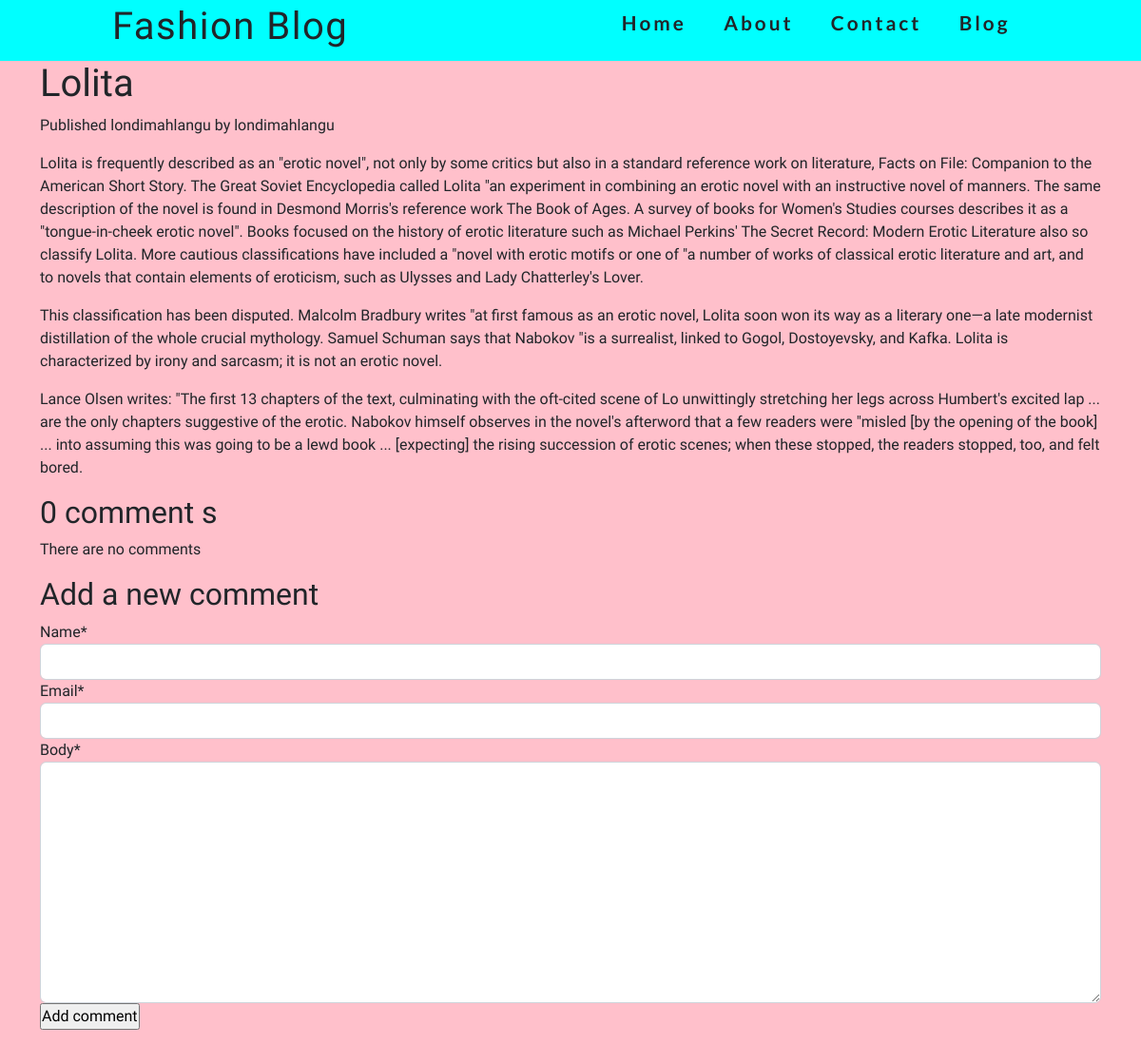
Page /2022/10/13/lolita/ on the committed database.
### blog/models.py (models this page shows, shortened)
class Post(models.Model):
    STATUS_CHOICES = (
        ('draft','Draft'),
        ('published','Published')
        )
    title = models.CharField(max_length=250)
    post_image = models.ImageField(blank=True, null=True)
    slug = models.CharField(max_length=250,unique_for_date='publish')
    author = models.ForeignKey(User,on_delete=models.CASCADE,related_name='blog_posts')
    body = models.TextField()
    publish = models.DateTimeField(default=timezone.now)
    created = models.DateTimeField(auto_now_add=True)
    updated =models.DateTimeField(auto_now=True)
    status = models.CharField(max_length=10,choices=STATUS_CHOICES,default='draft')
    class Meta:
        ordering = ('-publish',)

### blog/views.py (the view)
# urls.py: path('<int:year>/<int:month>/<int:day>/<slug:post>/', post_detail, name='post_detail'),
def post_detail(request, year, month, day, post):
    post = get_object_or_404(Post, slug=post, status='published', publish__year=year, publish__month=month, publish__day=day)
    comments = post.comments.filter(active=True)
    new_comment = None
    if request.method== 'POST':
        comment_form = CommentForm(data=request.POST)
        if comment_form.is_valid():
            new_comment = comment_form.save(commit=False)
            new_comment.post = post
            new_comment.save()
    else:
        comment_form = CommentForm()
    return render(request, 'post_detail.html',{'post':post,'comments':comments, 'new_comment': new_comment ,'comment_form':comment_form})

### blog/forms.py
class CommentForm(forms.ModelForm):
    class Meta:
        model = Comment
        fields = ('name','email','body')

### blog/templates/post_detail.html (shortened to what this page needs)
{% extends "base.html" %}
{% load crispy_forms_tags %}
{% block content %}
<div class="container">
  <body>
    <h1> {{post.title}} </h1>
    <p class="date">
    Published {{ post.author }} by {{ post.author }}</p>
    <p>{{ post.body|linebreaks }}</p>
    {% with comments.count as total_comments %}
    <h2>
        {{ total_comments }} comment {{ total_comments|pluralize }}
    </h2>
    {% endwith %}
    {% for comment in comments %}
    <div class="comment">
        <p class="info">
            Comment {{ forloop.counter }} by {{ comment.name }} {{ comment.created }}
        </p>
        {{ comment.body|linebreaks }}
    </div>
    {% empty %}
     <p>There are no comments</p>
    {% endfor %}
    {% if new_comment %}
      <h2>Your comment has been added</h2>
    {% else %}
      <h2>Add a new comment</h2>
      <form method="POST">
        {{ comment_form|crispy }}
      <p><input type="submit" value="Add comment"></p>
      </form>
    {% endif %}
</div>
{% endblock %}

### static/css/app.css (style rules this page uses)
:root { --bg-color: pink; --text-color: solid black; --headline-color: black; --button-color: aqua; --accent-color: purple; --headline-font:'Lato', sans-serif; --body-font: 'Work Sans', sans-serif; }
* { padding: 0; margin: 0; box-sizing: border-box; }
body { font-size: 16px; font-family: var(--body-font); background-color:var(--bg-color); }

### rows in the picture
Post: title "Lolita", author "londimahlangu", body "Lolita is frequently described as an \"erotic novel\", not only by some critics but also in a standard reference work on literature, Facts on File: Companion to the American Short Story. The Great Soviet Encyclopedia called Lolita \"an experiment in combining an erotic novel with an instructive novel of manners. The same description of the novel is found in Desmond Morris's reference work The Book of Ages. A survey of books for Women's Studies courses describes it as a \"tongue-in-cheek erotic novel\". Books focused on the history of erotic literature such as Michael Perkins' The Secret Record: Modern Erotic Literature also so classify Lolita. More cautious classifications have included a \"novel…"

### other values in the picture
{{ total_comments }} "0"
